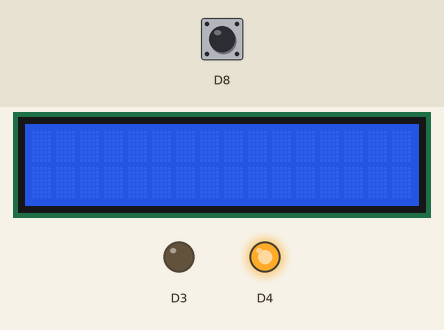
Simulated run of this sketch. Board: ESP8266 (NodeMCU). Parts: 16×2 character LCD, output pins drawn as LEDs (lit = HIGH). The inputs (shaded band) are chosen by the test bench; at power-on: D8 LOW.

Above: at 1.2 s.
1.3 s: D8 driven HIGH
At 9.7 s:
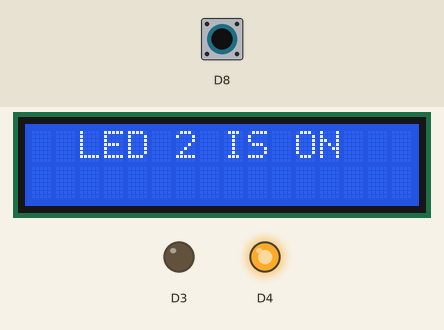
10.5 s: D8 driven LOW
At 20.7 s:
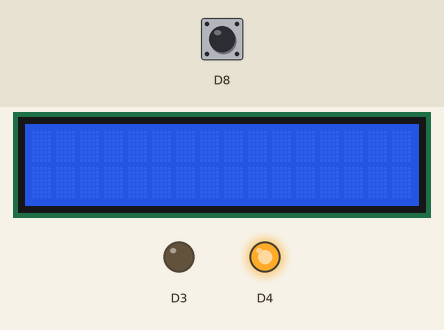
21.0 s: D8 driven HIGH
At 29.5 s:
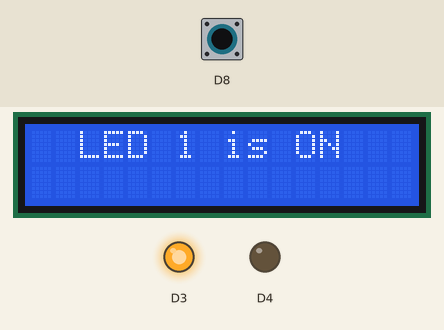
30.0 s: D8 pulsed LOW 2 times (0.12 s each, 0.3 s apart)
At 39.7 s:
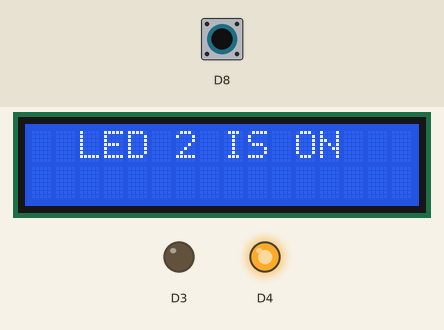
Timing chart, 0 to 41.2 s (numbered marks = the images above; inputs shaded):
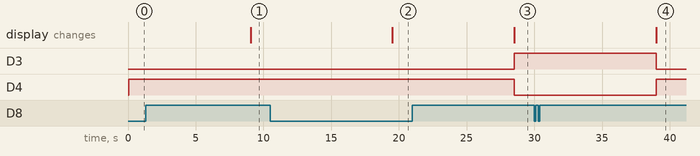

Measured:
- after the input at 1.3 s, the display: changes after 7.8 s (image 1)
- after the input at 10.5 s, the display: changes after 9.0 s (image 2)
- after the input at 21.0 s, D3: LOW → HIGH after 7.5 s; D4: HIGH → LOW after 7.5 s; the display: changes after 7.5 s (image 3)
- after the input at 30.0 s, D3: HIGH → LOW after 9.0 s; D4: LOW → HIGH after 9.0 s; the display: first changes after 9.0 s (image 4 shows a later state)

The sketch:

combine.ino
```cpp
#include <Wire.h>
#include <LiquidCrystal_I2C.h>
LiquidCrystal_I2C lcd(0x27, 2, 1, 0, 4, 5, 6, 7, 3,POSITIVE);
int state=LOW;
void setup() {
  // put your setup code here, to run once:
  lcd.begin(16,2);
lcd.backlight();
pinMode(D3,OUTPUT);
digitalWrite(D3,state);
pinMode(D4,OUTPUT);
digitalWrite(D4,~state);
pinMode(D8,INPUT);

}

void loop() {
  // put your main code here, to run repeatedly:

  lcd.setCursor(2,0);//Defining positon to write from first row,first column .
  if(digitalRead(D8)==HIGH)
  {

    digitalWrite(D3,state);
    digitalWrite(D4,~state);
    state=~state;
    if(digitalRead(D3)== HIGH)
    {lcd.print("LED 1 is ON ");
    }
    else if(digitalRead(D4)== HIGH)
    {
      lcd.print("LED 2 IS ON");
      }

    while(digitalRead(D8)== HIGH);
  }
   delay(1000);
    delay(8000);
  lcd.clear();

}
```
